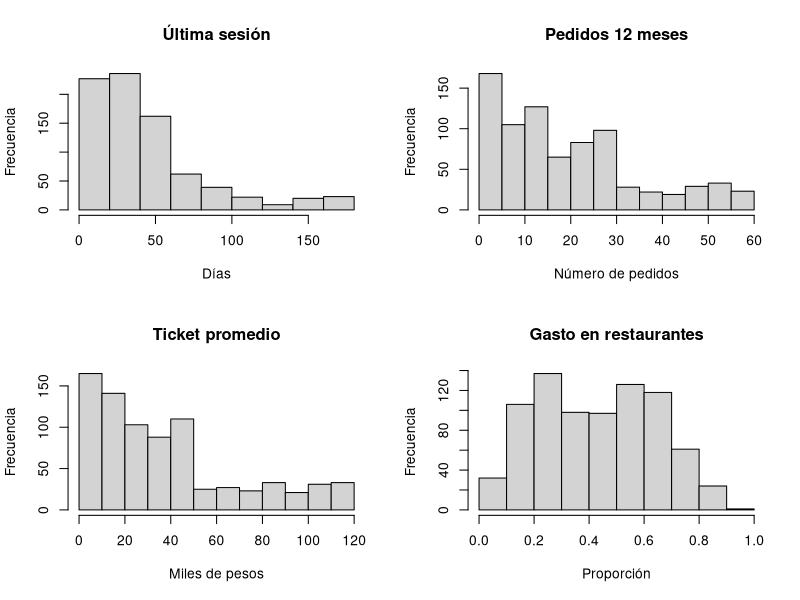

The R source for this figure:

# Proyecto 2 
# Grupo 25

####### Cargar datos #######

datos_completos <- read.csv("grupo_5_clientes.csv")


dim(datos_completos)
head(datos_completos)
str(datos_completos)

### Muestra de 800 clientes ##

set.seed(25)

indices_muestra <- sample(
  1:nrow(datos_completos),
  size = 800,
  replace = FALSE
)

# Base definitiva para todo el análisis
datos <- datos_completos[indices_muestra, ]

# Comprobaciones COMENTAR DESPUES 
dim(datos)
nrow(datos)
ncol(datos)
length(unique(datos$id_cliente))

# Asegurarase de que no hay datos nulos (no me lo piden pero buena practica)
colSums(is.na(datos))
sum(is.na(datos))

####### Ceros estructurales #######

# clientes con ticket promedio igual a 0
sum(datos$ticket_promedio == 0)

# proporcion
mean(datos$ticket_promedio == 0)

# porcentaje
mean(datos$ticket_promedio == 0) * 100

# Verificar relación con estado_t1
table(
  Ticket_cero = datos$ticket_promedio == 0,
  Estado_T1 = datos$estado_t1
)

###### Truncamiento de dias ultima sesion ######

# valor máximo observado
max(datos$dias_ultima_sesion)

# cantidad de clientes con valor igual a 180
sum(datos$dias_ultima_sesion == 180)

# proporción
mean(datos$dias_ultima_sesion == 180)

# porcentaje
mean(datos$dias_ultima_sesion == 180) * 100

###### Estadisticos descriptivos ######

# cuatro variables continuas
variables_continuas <- datos[, c(
  "dias_ultima_sesion",
  "pedidos_12m",
  "ticket_promedio",
  "pct_restaurantes"
)]

# mínimo, cuartiles, mediana, media y máximo
summary(variables_continuas)

# Tabla de descriptivos
descriptivos <- data.frame(
  Media = sapply(variables_continuas, mean),
  Mediana = sapply(variables_continuas, median),
  Desv_Estandar = sapply(variables_continuas, sd),
  Minimo = sapply(variables_continuas, min),
  Maximo = sapply(variables_continuas, max)
)

# tabla de descriptivos redondeada a 2 decimales
# media, mediana, desviación estándar, mínimo y máximo 
round(descriptivos, 2)

###### Distribucion estados ######

# Frecuencias absolutas
table(datos$estado_t1)
table(datos$estado_t2)

# Porcentajes
round(prop.table(table(datos$estado_t1)) * 100, 2)
round(prop.table(table(datos$estado_t2)) * 100, 2)


###### Graficos descriptivos ######

par(mfrow = c(2, 2))

hist(datos$dias_ultima_sesion,
     main = "Última sesión",
     xlab = "Días",
     ylab = "Frecuencia")

hist(datos$pedidos_12m,
     main = "Pedidos 12 meses",
     xlab = "Número de pedidos",
     ylab = "Frecuencia")

hist(datos$ticket_promedio,
     main = "Ticket promedio",
     xlab = "Miles de pesos",
     ylab = "Frecuencia")

hist(datos$pct_restaurantes,
     main = "Gasto en restaurantes",
     xlab = "Proporción",
     ylab = "Frecuencia")

par(mfrow = c(1, 1))

###### Matriz de correlacion ######

matriz_cor <- cor(variables_continuas)

round(matriz_cor, 2)

########### Parte 1 ###########
